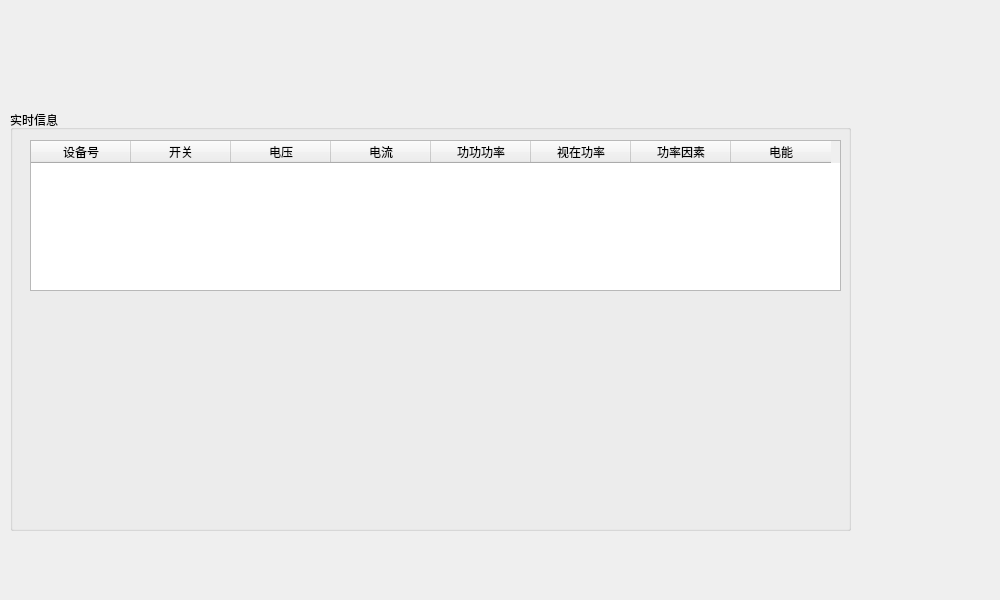
<?xml version="1.0" encoding="UTF-8"?>
<ui version="4.0">
 <class>TestDlg</class>
 <widget class="QDialog" name="TestDlg">
  <property name="geometry">
   <rect>
    <x>0</x>
    <y>0</y>
    <width>1000</width>
    <height>600</height>
   </rect>
  </property>
  <property name="windowTitle">
   <string>Dialog</string>
  </property>
  <widget class="QGroupBox" name="groupBox_2">
   <property name="geometry">
    <rect>
     <x>10</x>
     <y>110</y>
     <width>841</width>
     <height>421</height>
    </rect>
   </property>
   <property name="title">
    <string>实时信息</string>
   </property>
   <widget class="QTableWidget" name="tableWidget">
    <property name="geometry">
     <rect>
      <x>20</x>
      <y>30</y>
      <width>811</width>
      <height>151</height>
     </rect>
    </property>
    <column>
     <property name="text">
      <string>设备号</string>
     </property>
    </column>
    <column>
     <property name="text">
      <string>开关</string>
     </property>
    </column>
    <column>
     <property name="text">
      <string>电压</string>
     </property>
    </column>
    <column>
     <property name="text">
      <string>电流</string>
     </property>
    </column>
    <column>
     <property name="text">
      <string>功功功率</string>
     </property>
    </column>
    <column>
     <property name="text">
      <string>视在功率</string>
     </property>
    </column>
    <column>
     <property name="text">
      <string>功率因素</string>
     </property>
    </column>
    <column>
     <property name="text">
      <string>电能</string>
     </property>
    </column>
   </widget>
  </widget>
 </widget>
 <resources/>
 <connections/>
</ui>
